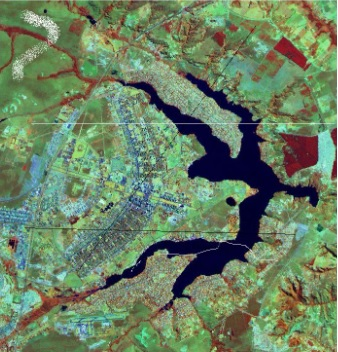
#> input picture trabalho4/exercicio1/imagem.jpg, 338 x 352 px
$ python passabaixaMedia.py
#> lines starting #> are read from the running program, lines starting #| are printed output that depends on the picture
import cv2
import numpy as np

img = cv2.imread('imagem.jpg', 0)
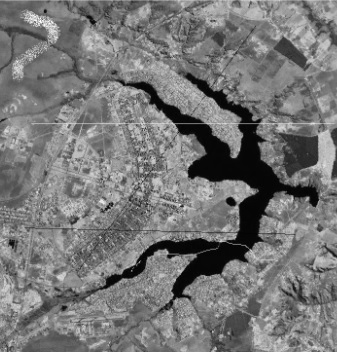
#> img: shape (352, 338); min 0, max 255, mean 119.1
m, n = img.shape
#> m = 352; n = 338

mask = np.ones([3, 3], dtype = int)
mask = mask / 9

img_new = np.zeros([m, n])

for i in range(1, m-1):
    for j in range(1, n-1):
        temp = img[i-1, j-1]*mask[0, 0]+img[i-1, j]*mask[0, 1]+img[i-1, j + 1]*mask[0, 2]+img[i, j-1]*mask[1, 0]+ img[i, j]*mask[1, 1]+img[i, j + 1]*mask[1, 2]+img[i + 1, j-1]*mask[2, 0]+img[i + 1, j]*mask[2, 1]+img[i + 1, j + 1]*mask[2, 2]
        img_new[i, j]= temp
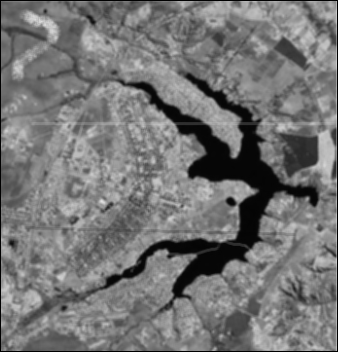
#> img_new: shape (352, 338) float64; min 0, max 224.7, mean 117.4

img_new = img_new.astype(np.uint8)
cv2.imwrite('passabaixaMedia.jpg', img_new)
